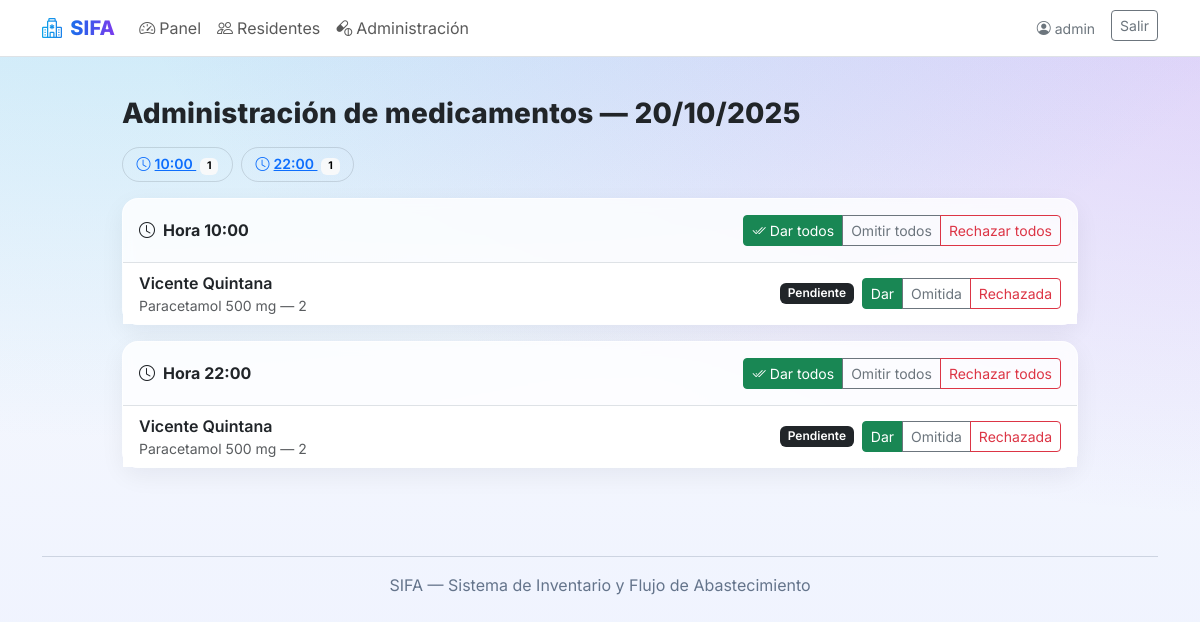
The app's page /administracion/ (signed in) with its own data.
### landing/models.py (models this page shows, shortened)
class Administracion(models.Model):
    class Estado(models.TextChoices):
        PENDIENTE = "PENDIENTE", "Pendiente"
        DADA = "DADA", "Administrada"
        OMITIDA = "OMITIDA", "Omitida"
        RECHAZADA = "RECHAZADA", "Rechazada"
    orden = models.ForeignKey(OrdenMedicamento, on_delete=models.PROTECT, related_name="administraciones")
    residente = models.ForeignKey(Residente, on_delete=models.CASCADE)
    programada_para = models.DateTimeField()                 # fecha/hora prevista
    registrada_en = models.DateTimeField(auto_now_add=True)
    estado = models.CharField(max_length=12, choices=Estado.choices, default=Estado.PENDIENTE)
    cantidad_administrada = models.DecimalField(max_digits=10, decimal_places=3, null=True, blank=True,
                                                validators=[MinValueValidator(0)])
    observacion = models.TextField(blank=True)
    realizada_por = models.ForeignKey(settings.AUTH_USER_MODEL, on_delete=models.PROTECT,
                                      null=True, blank=True)
    class Meta:
        indexes = [models.Index(fields=["programada_para", "residente"])]

class Residente(models.Model):
    class Sexo(models.TextChoices):
        M = "M", "Masculino"
        F = "F", "Femenino"
        O = "O", "Otro/ND"
    nombre_completo = models.CharField(max_length=160)
    rut = models.CharField(max_length=20, unique=True)
    fecha_nacimiento = models.DateField(null=True, blank=True)
    sexo = models.CharField(max_length=1, choices=Sexo.choices, default=Sexo.O)
    alergias = models.TextField(blank=True)
    activo = models.BooleanField(default=True)

class OrdenMedicamento(models.Model):
    receta = models.ForeignKey(Receta, on_delete=models.CASCADE, related_name="ordenes")
    producto = models.ForeignKey(Producto, on_delete=models.PROTECT)
    dosis = models.CharField(max_length=60)  # ej: "1 tableta", "5 ml"
    via = models.CharField(max_length=40, blank=True)
    indicaciones = models.TextField(blank=True)
    activo = models.BooleanField(default=True)
    stock_asignado = models.PositiveIntegerField(default=0)  # stock actual
    stock_critico = models.PositiveIntegerField(default=0)
    alerta_enviada = models.BooleanField(default=False)

class Producto(models.Model):
    nombre = models.CharField(max_length=160)
    potencia = models.CharField(max_length=60, blank=True)  # ej: 500 mg
    forma = models.CharField(max_length=40, blank=True)     # tableta, jarabe, etc.

### landing/views.py (the view)
# urls.py: path('administracion/', views.admin_list_hoy, name='admin_list_hoy'),
@login_required
def admin_list_hoy(request):
    _generar_eventos_hoy()
    hoy = timezone.localdate()
    eventos_qs = (
        Administracion.objects.select_related("orden__producto", "residente", "realizada_por")
        .filter(programada_para__date=hoy)
    )
    buckets = defaultdict(list)
    counts = defaultdict(int)
    for e in eventos_qs:
        hhmm = timezone.localtime(e.programada_para).strftime("%H:%M")
        buckets[hhmm].append(e)
        counts[hhmm] += 1
    def keyf(h): return (int(h[:2]), int(h[3:5]))
    horas_sorted = sorted(counts.keys(), key=keyf)
    selected = request.GET.get('h')
    if selected:
        grupos = {selected: sorted(buckets.get(selected, []),
                                   key=lambda x: x.residente.nombre_completo)}
    else:
        grupos = {h: sorted(buckets[h], key=lambda x: x.residente.nombre_completo)
                  for h in horas_sorted}
    horas = [(h, counts[h]) for h in horas_sorted]
    return render(request, 'landing/admin_hoy.html', {
        'grupos': grupos,
        'hoy': hoy,
        'horas': horas,
        'seleccion': selected,
    })

### landing/templates/landing/admin_hoy.html (shortened to what this page needs)
{% extends 'base.html' %}
{% block content %}
<div class="container py-4" style="max-width: 980px;">
  <h3 class="page-title mb-3">Administración de medicamentos — {{ hoy|date:"d/m/Y" }}</h3>
  <div class="d-flex flex-wrap gap-2 mb-3">
    {% for h,c in horas %}
      <a href="{% url 'admin_list_hoy' %}?h={{ h }}" class="chip {% if seleccion == h %}active{% endif %}">
        <i class="bi bi-clock me-1"></i>{{ h }} <span class="badge text-bg-light ms-1">{{ c }}</span>
      </a>
    {% endfor %}
  </div>
  {% for hora, items in grupos.items %}
    <div class="glass-card mb-3">
      <div class="p-3 border-bottom d-flex justify-content-between align-items-center">
        <strong><i class="bi bi-clock me-2"></i>Hora {{ hora }}</strong>
        <form method="post" action="{% url 'admin_marcar_grupo' %}?h={{ hora }}">
          <div class="btn-group btn-group-sm">
            <button class="btn btn-success" name="estado" value="DADA"><i class="bi bi-check2-all me-1"></i>Dar todos</button>
            <button class="btn btn-outline-secondary" name="estado" value="OMITIDA">Omitir todos</button>
            <button class="btn btn-outline-danger" name="estado" value="RECHAZADA">Rechazar todos</button>
          </div>
        </form>
      </div>
      <div class="list-group list-group-flush">
        {% for e in items %}
          <div class="list-group-item">
            <div class="d-flex justify-content-between align-items-center">
              <div class="me-3">
                <div class="fw-semibold">{{ e.residente.nombre_completo }}</div>
                <div class="text-muted small">{{ e.orden.producto.nombre }} {{ e.orden.producto.potencia }} — {{ e.orden.dosis }}</div>
              </div>
              <div class="d-flex align-items-center gap-2">
                <span class="badge badge-status {% if e.estado == 'DADA' %}text-bg-success{% elif e.estado == 'OMITIDA' %}text-bg-secondary{% elif e.estado == 'RECHAZADA' %}text-bg-danger{% else %}text-bg-dark{% endif %}">
                  {{ e.get_estado_display }}
                </span>
                <form method="post" action="{% url 'admin_marcar_rapido' e.id %}?h={{ hora }}">
                  <div class="btn-group btn-group-sm">
                    <button class="btn btn-success" name="estado" value="DADA">Dar</button>
                    <button class="btn btn-outline-secondary" name="estado" value="OMITIDA">Omitida</button>
                    <button class="btn btn-outline-danger" name="estado" value="RECHAZADA">Rechazada</button>
                  </div>
                </form>
              </div>
            </div>
          </div>
        {% empty %}
          <div class="list-group-item text-muted">Sin residentes para esta hora.</div>
        {% endfor %}
      </div>
    </div>
  {% empty %}
    <div class="glass-card p-4 text-center text-secondary">No hay administraciones programadas para hoy.</div>
  {% endfor %}
</div>
{% endblock %}

### landing/templates/base.html (shortened to what this page needs)
<!doctype html>
<html lang="es" data-bs-theme="light">
<head>
  <link href="https://cdn.jsdelivr.net/npm/bootstrap@5.3.3/dist/css/bootstrap.min.css" rel="stylesheet">
  <link href="https://cdn.jsdelivr.net/npm/bootstrap-icons@1.11.3/font/bootstrap-icons.css" rel="stylesheet">
</head>
<body>
<nav class="navbar navbar-expand-lg bg-white border-bottom sticky-top">
  <div class="container">
    <a class="navbar-brand nav-brand" href="{% url 'home_public' %}">
      <i class="bi bi-hospital me-2"></i>SIFA
    </a>
    <div id="topnav" class="collapse navbar-collapse">
      <ul class="navbar-nav me-auto mb-2 mb-lg-0">
        {% if user.is_authenticated %}
          <li class="nav-item"><a class="nav-link" href="{% url 'dashboard' %}"><i class="bi bi-speedometer2 me-1"></i>Panel</a></li>
          <li class="nav-item"><a class="nav-link" href="{% url 'residente_list' %}"><i class="bi bi-people me-1"></i>Residentes</a></li>
          <li class="nav-item"><a class="nav-link" href="{% url 'admin_list_hoy' %}"><i class="bi bi-capsule-pill me-1"></i>Administración</a></li>
        {% else %}
          <li class="nav-item"><a class="nav-link" href="#como">Cómo funciona</a></li>
          <li class="nav-item"><a class="nav-link" href="#beneficios">Beneficios</a></li>
          <li class="nav-item"><a class="nav-link" href="#contacto">Contacto</a></li>
        {% endif %}
      </ul>
      <div class="d-flex gap-2">
  {% if user.is_authenticated %}
    <span class="navbar-text me-2 small text-secondary">
      <i class="bi bi-person-circle me-1"></i>{{ user.get_full_name|default:user.username }}
    </span>
    <form method="post" action="{% url 'logout' %}" class="d-inline">
      <button class="btn btn-outline-secondary btn-sm" type="submit">Salir</button>
    </form>
  {% else %}
    <a class="btn btn-gradient btn-sm px-3" href="{% url 'login' %}">Entrar</a>
  {% endif %}
</div>
    </div>
  </div>
</nav>
{% block content %}{% endblock %}
<footer class="container my-5 text-center footer-small">
  <hr>
  <div>SIFA — Sistema de Inventario y Flujo de Abastecimiento</div>
</footer>
</body>
</html>

### landing/templates/base.html (style rules this page uses)
:root { --brand-1:#0ea5e9; --brand-2:#2563eb; --brand-3:#7c3aed; }
html,body { height:100%; }
body { font-family: Inter, system-ui, -apple-system, Segoe UI, Roboto, "Helvetica Neue", Arial, "Noto Sans", "Liberation Sans", sans-serif; background: radial-gradient(1200px 600px at 10% -20%, rgba(14,165,233,.25), rgba(14,165,233,0)), radial-gradient(1200px 600px at 110% -10%, rgba(124,58,237,.25), rgba(124,58,237,0)), linear-gradient(180deg, #f8fafc 0, #eef2ff 100%); background-attachment: fixed; }
.nav-brand { font-weight:800; letter-spacing:.2px; background: linear-gradient(90deg,var(--brand-1),var(--brand-2),var(--brand-3)); -webkit-background-clip:text; background-clip:text; color:transparent; }
.glass-card { background: rgba(255,255,255,.8); border: 1px solid rgba(255,255,255,.6); box-shadow: 0 8px 24px rgba(16,24,40,.06); backdrop-filter: blur(6px); border-radius: 16px; }
.chip { border:1px solid rgba(2,8,23,.12); border-radius:999px; padding:.35rem .85rem; font-weight:600; font-size:.875rem; }
.page-title { font-weight:800; letter-spacing:.2px; }
.badge-status { font-weight:600 }
.footer-small { color:#64748b }

### records on screen
Administracion: hora "10:00", residente.nombre_completo "Vicente Quintana", orden.producto.nombre "Paracetamol", orden.producto.potencia "500 mg", orden.dosis "2", estado "Pendiente"
Administracion: hora "22:00", residente.nombre_completo "Vicente Quintana", orden.producto.nombre "Paracetamol", orden.producto.potencia "500 mg", orden.dosis "2", estado "Pendiente"

### other values on screen
{{ user.get_full_name|default:user.username }} "admin"
{{ hoy|date:"d/m/Y" }} "20/10/2025"
{{ h }} "10:00" "22:00"
{{ c }} "1" "1"
